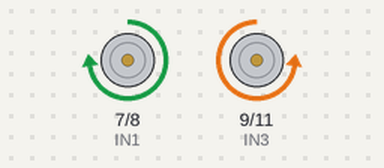
Bench run of a sketch on a simulated Arduino Uno, built with avr-gcc and run on an emulated ATmega328P. Shown: motor-driver pin pairs drawn as motors (green arrow = first pin HIGH = forward, orange = second pin HIGH = backward, longer = more drive, scaled by the enable pin).

Above: at 0.7 s.
At 4.7 s:
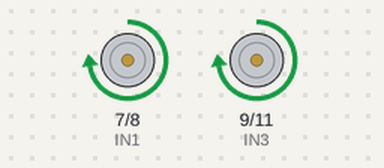
At 6.7 s:
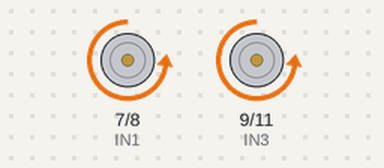
At 8.7 s:
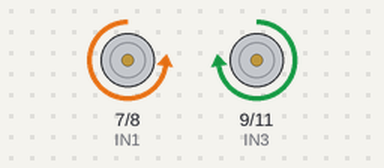
Timing chart, 0 to 13.0 s (numbered marks = the images above):
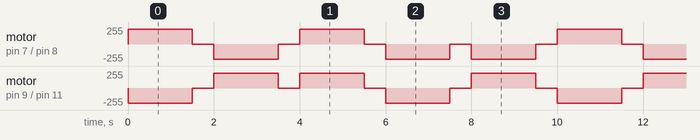

The sketch:

Demo.ino
```cpp
#define ENA 5
#define ENB 6
#define IN1 7
#define IN2 8
#define IN3 9
#define IN4 11
#define carSpeed 250

//Définition des pins pour les moteurs
#define ENA 5
#define ENB 6
#define IN1 7
#define IN2 8
#define IN3 9
#define IN4 11
#define carSpeed 225

//Fonctions pour le mouvement

void forward(){
  //Puissance
  analogWrite(ENA, carSpeed);
  analogWrite(ENB, carSpeed);
  //Avancer les moteurs gauches
  digitalWrite(IN1, HIGH);
  digitalWrite(IN2, LOW);
  //Avancer les moteurs droits
  digitalWrite(IN3, LOW);
  digitalWrite(IN4, HIGH);
  }

void backward(){
  analogWrite(ENA, carSpeed);
  analogWrite(ENB, carSpeed);
  //Reculer les moteurs gauches
  digitalWrite(IN1, LOW);
  digitalWrite(IN2, HIGH);
  //Reculer les moteurs droits
  digitalWrite(IN3, HIGH);
  digitalWrite(IN4, LOW);
  }

void right(){
  analogWrite(ENA, carSpeed);
  analogWrite(ENB, carSpeed);
  //Avancer les moteurs gauches
  digitalWrite(IN1, HIGH);
  digitalWrite(IN2, LOW);
  //Reculer les moteurs droits
  digitalWrite(IN3, HIGH);
  digitalWrite(IN4, LOW);
  }

void left(){

  analogWrite(ENA, carSpeed);
  analogWrite(ENB, carSpeed);
  //Avancer les moteurs droits
  digitalWrite(IN3, LOW);
  digitalWrite(IN4, HIGH);
  //Reculer les moteurs gauches
  digitalWrite(IN1, LOW);
  digitalWrite(IN2, HIGH);
  }

void stop(){
  digitalWrite(ENA, LOW);
  digitalWrite(ENB, LOW);
  }

//Setup
void setup() {
  pinMode(IN1, OUTPUT);
  pinMode(IN2, OUTPUT);
  pinMode(IN3, OUTPUT);
  pinMode(IN4, OUTPUT);
  pinMode(ENA, OUTPUT);
  pinMode(ENB, OUTPUT);
  }


void loop() {
  forward();
  delay (1500);
  stop();
  delay(500);
  backward();
  delay (1500);
  stop();
  delay(500);
  right();
  delay (1500);
  stop();
  delay(500);
  left();
  delay (1500);
  stop();
  delay(500);
  backward();
  delay (1500);
  stop();
  delay(500);
  }
```

Measured:
- by itself, motor on pin 7 (IN1) / pin 8 (IN2): repeats every 10.0 s: stopped 0.50 s, backward 225/255 1.5 s, stopped 0.50 s, forward 225/255 1.5 s, 2 × (stopped 0.50 s, backward 225/255 1.5 s), stopped 0.50 s, forward 225/255 1.5 s
- by itself, motor on pin 9 (IN3) / pin 11 (IN4): repeats every 10.0 s: 2 × (stopped 0.50 s, forward 225/255 1.5 s), stopped 0.50 s, backward 225/255 1.5 s, stopped 0.50 s, forward 225/255 1.5 s, stopped 0.50 s, backward 225/255 1.5 s
